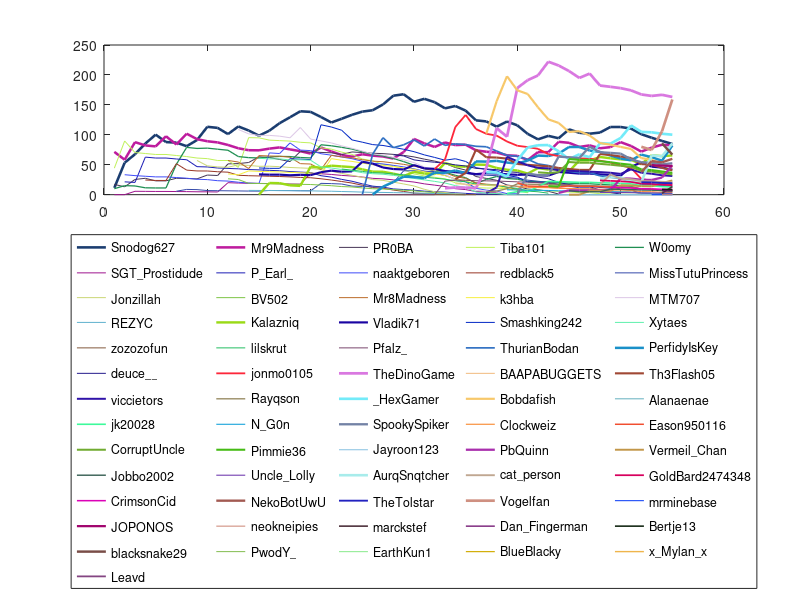

This figure's MATLAB source:
clear
close all

%%%%%%%%%%%%%%%%%%%%%%%%%%%%%%%%%%%%%%%%%%%%%%%%%%%%%%%%%%%%%%%%%%%%%%%%%%%
% UltraHardCore Team Selector
%%%%%%%%%%%%%%%%%%%%%%%%%%%%%%%%%%%%%%%%%%%%%%%%%%%%%%%%%%%%%%%%%%%%%%%%%%%
% This code was made to randomly assemble teams for The Diorite Experts
% UltraHardCore. However, this code can also be used for different UHC
% competitions, providing a similar ranking system is adopted.
% See more at: https://github.com/Snodog627/TheDioriteExpertsUHC

% The code at first defines the players and their scores. The players that
% are participating in the current season are then selected and some
% simulation criteria may be specified. New players' scores are denoted by
% NaN.

%% Information
addpath('Data','Functions','Figures')
load('DataS53.mat')

%% Visualization
NoP = size(Players,2);
NoS = size(Seasons,2);
legdata = cell(NoP,1);
for i = 1:NoP
    if ~isnan(Players(i).RankPosition(NoS))
        LineSize = 2*(1 - (Players(i).RankPosition(NoS)-0.5)/NoP);
    else
        LineSize = 0.1;
    end
    Col = rand(1,3);
    legdata{i} = Players(i).PlayerName;
    
    figure(1)
    plot(1:NoS,Players(i).RankHistory,'LineWidth',LineSize,'Color',Col)
    hold on
end
legend(legdata,'location','southoutside','Interpreter','none', "Orientation", "horizontal", ...
    "NumColumns", 5)
